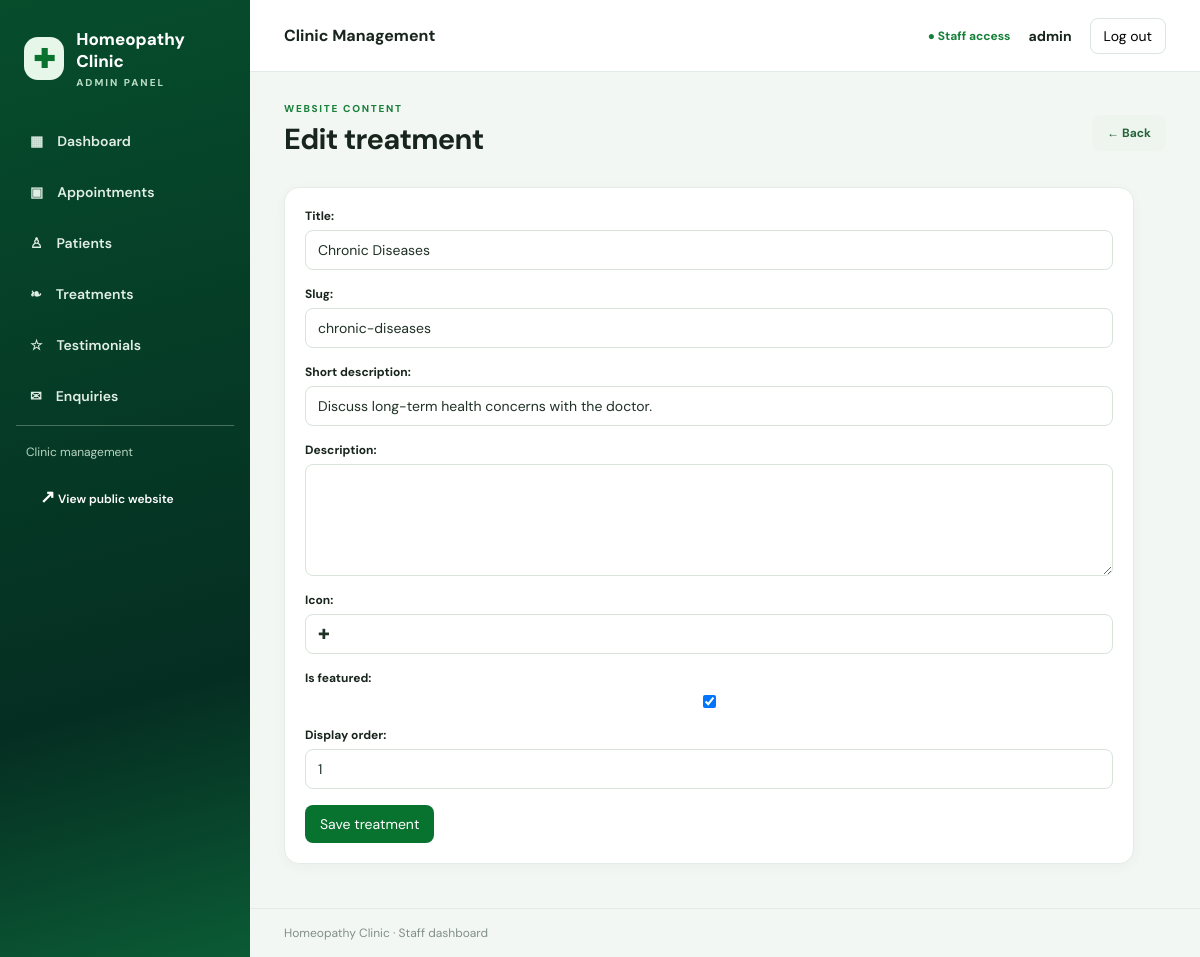
Page /clinic-admin/treatments/1/edit/ (signed in) on the committed database.
### website/models.py (models this page shows, shortened)
class Treatment(models.Model):
    title = models.CharField(max_length=120)
    slug = models.SlugField(unique=True)
    short_description = models.CharField(max_length=240)
    description = models.TextField(blank=True)
    icon = models.CharField(max_length=30, default='✚')
    is_featured = models.BooleanField(default=True)
    display_order = models.PositiveIntegerField(default=0)
    class Meta:
        ordering = ['display_order', 'title']

### clinic_dashboard/views.py (the view)
# urls.py: path('treatments/<int:pk>/edit/', views.treatment_edit, name='treatment_edit'),
@staff_member_required
def treatment_edit(request, pk):
    obj = get_object_or_404(Treatment, pk=pk)
    form = TreatmentForm(request.POST or None, instance=obj)
    if request.method == 'POST' and form.is_valid():
        form.save(); messages.success(request, 'Treatment updated.'); return redirect('clinic_dashboard:treatments')
    return render(request, 'clinic_dashboard/treatment_form.html', {'form': form, 'page_title': 'Edit treatment'})

### clinic_dashboard/forms.py
class TreatmentForm(forms.ModelForm):
    class Meta:
        model = Treatment
        fields = ['title', 'slug', 'short_description', 'description', 'icon', 'is_featured', 'display_order']
        widgets = {'description': forms.Textarea(attrs={'rows': 5})}

### clinic_dashboard/context_processors.py (called while the page is built)
def clinic_dashboard_context(request):
    return {'now': timezone.localtime()}

### templates/clinic_dashboard/treatment_form.html
{% extends 'clinic_dashboard/base.html' %}{% block title %}{{ page_title }}{% endblock %}{% block content %}<div class="page-heading"><div><p class="eyebrow">WEBSITE CONTENT</p><h1>{{ page_title }}</h1></div><a class="btn btn-light" href="{% url 'clinic_dashboard:treatments' %}">← Back</a></div><section class="panel form-panel"><form method="post">{% csrf_token %}{{ form.as_p }}<button class="btn" type="submit">Save treatment</button></form></section>{% endblock %}

### templates/clinic_dashboard/base.html (shortened to what this page needs)
{% load static %}
<!doctype html>
<html lang="en">
<head>
    <link rel="stylesheet" href="{% static 'dashboard/css/admin.css' %}">{% block extra_head %}{% endblock %}
</head>
<body class="admin-body">
    <aside class="sidebar">
        <a class="admin-brand" href="{% url 'clinic_dashboard:dashboard' %}">
            <span class="brand-mark">✚</span>
            <span>Homeopathy Clinic<small>ADMIN PANEL</small></span>
        </a>
        <nav class="side-nav">
            <a href="{% url 'clinic_dashboard:dashboard' %}" class="{% if request.resolver_match.url_name == 'dashboard' %}active{% endif %}">▦ <span>Dashboard</span></a>
            <a href="{% url 'clinic_dashboard:appointments' %}">▣ <span>Appointments</span></a>
            <a href="{% url 'clinic_dashboard:patients' %}">♙ <span>Patients</span></a>
            <a href="{% url 'clinic_dashboard:treatments' %}">❧<span>Treatments</span></a>
            <a href="{% url 'clinic_dashboard:testimonials' %}">☆ <span>Testimonials</span></a>
            <a href="{% url 'clinic_dashboard:enquiries' %}">✉ <span>Enquiries</span></a>
        <div class="sidebar-bottom"><span>Clinic management</span><a href="{% url 'home' %}" target="_blank"
                rel="noopener">↗ View public website</a></div>
    </aside>
    <div class="admin-main">
        <header class="topbar">
            <div class="topbar-title">Clinic Management</div>
            <div class="topbar-right">
                <span class="admin-online">● Staff access</span>
                <span class="admin-user">{{request.user.get_username }}</span>
                <form method="post" action="{% url 'clinic_dashboard:logout' %}">{% csrf_token %}<button
                        class="logout-btn" type="submit">Log out</button></form>
            </div>
        </header>
        <main class="content">
        {% block content %}
        {% endblock %}
        </main>
        <footer class="admin-footer">Homeopathy Clinic · Staff dashboard</footer>
    </div>
</body>
</html>

### static/dashboard/css/admin.css (style rules this page uses)
* { box-sizing: border-box }
.admin-body { margin: 0; background: #f3f7f4; color: #18251d; font-family: 'DM Sans', Arial, sans-serif; font-size: 14px }
.admin-body a { text-decoration: none; color: inherit }
.admin-body button, .admin-body input, .admin-body select, .admin-body textarea { font: inherit }
.sidebar { position: fixed; inset: 0 auto 0 0; width: 250px; background: linear-gradient(165deg, #064d2c, #052e22 72%, #0b5b35); color: #fff; padding: 24px 16px; display: flex; flex-direction: column; z-index: 5 }
.admin-brand { display: flex; align-items: center; gap: 12px; padding: 4px 8px 30px; font-size: 17px; font-weight: 800 }
.brand-mark { width: 43px; height: 43px; border-radius: 14px; background: #e6f6e8; color: #08722e; display: grid; place-items: center; font-size: 26px }
.admin-brand small { display: block; color: #b9ddc4; font-size: 10px; letter-spacing: 2px; margin-top: 4px }
.side-nav { display: grid; gap: 7px }
.side-nav a { display: flex; align-items: center; gap: 14px; padding: 13px 14px; border-radius: 11px; color: #e1eee5; font-weight: 600 }
.side-nav a:first-letter { font-size: 18px }
.sidebar-bottom { margin-top: auto; border-top: 1px solid #47715d; padding: 18px 10px 4px; color: #b8d5c3; font-size: 12px }
.sidebar-bottom a { display: block; margin-top: 12px; color: white }
.admin-main { margin-left: 250px; min-height: 100vh; display: flex; flex-direction: column }
.topbar { height: 72px; background: #fff; border-bottom: 1px solid #e3ebe5; display: flex; align-items: center; justify-content: space-between; padding: 0 34px; position: sticky; top: 0; z-index: 4 }
.topbar-title { font-weight: 700; font-size: 16px }
.topbar-right { display: flex; align-items: center; gap: 18px }
.admin-online { color: #16803a; font-size: 12px; font-weight: 700 }
.admin-user { font-weight: 700 }
.logout-btn { border: 1px solid #dbe5dd; background: #fff; padding: 8px 13px; border-radius: 8px; cursor: pointer }
.content { width: 100%; max-width: 1600px; margin: 0 auto; padding: 30px 34px 44px; flex: 1 }
.admin-footer { padding: 16px 34px; color: #819087; font-size: 12px; border-top: 1px solid #e4ebe5 }
.page-heading { display: flex; align-items: center; justify-content: space-between; gap: 20px; margin-bottom: 24px }
.page-heading h1 { font-size: 29px; margin: 3px 0 5px; letter-spacing: -.7px }
.eyebrow { color: #19813a; font-size: 10px; font-weight: 800; letter-spacing: 1.7px; margin: 0 0 5px }
.panel { background: #fff; border: 1px solid #e4ece6; border-radius: 15px; padding: 20px; box-shadow: 0 3px 12px #193e250b; min-width: 0 }
.admin-body input, .admin-body select, .admin-body textarea { border: 1px solid #d8e3da; border-radius: 8px; padding: 10px 12px; background: #fff; color: #203126; max-width: 100% }
.btn { display: inline-flex; align-items: center; justify-content: center; border: 0; border-radius: 8px; background: #08732f; color: #fff !important; padding: 10px 15px; font-weight: 700; font-size: 12px; cursor: pointer }
.btn-light { background: #eef5ef; color: #27633a !important }
.form-panel { max-width: 850px }
.form-panel form p { display: grid; gap: 6px; margin: 0 0 16px }
.form-panel label { font-weight: 700; font-size: 12px }
.form-panel input, .form-panel select, .form-panel textarea { width: 100% }
.form-panel input[type=checkbox] { width: auto }

### rows in the picture
Treatment: title "Chronic Diseases", slug "chronic-diseases", short_description "Discuss long-term health concerns with the doctor.", icon "✚", is_featured "☑", display_order "1"

### other values in the picture
{{ request.user.get_username }} "admin"
{{ page_title }} "Edit treatment"
